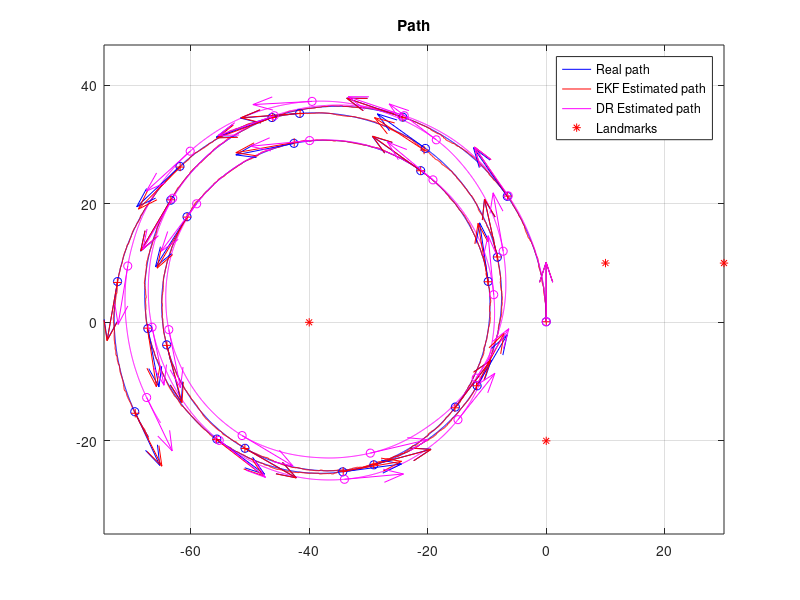
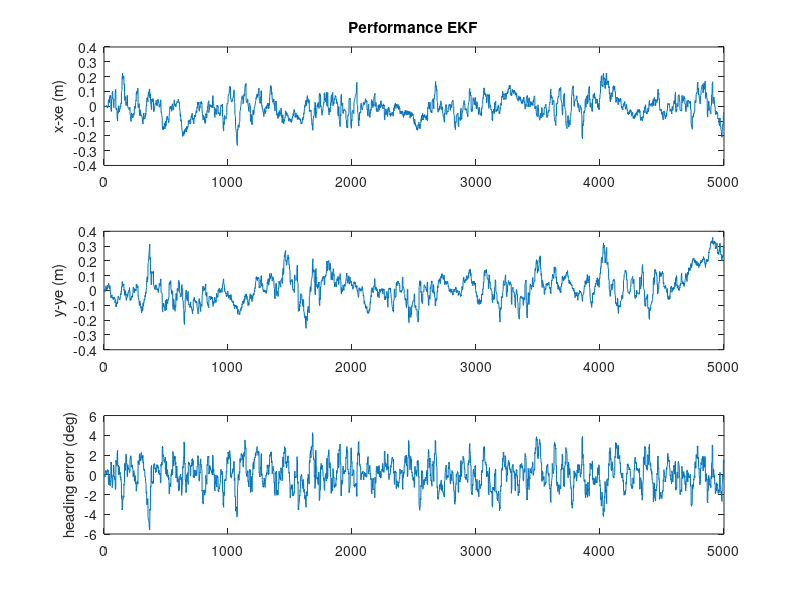
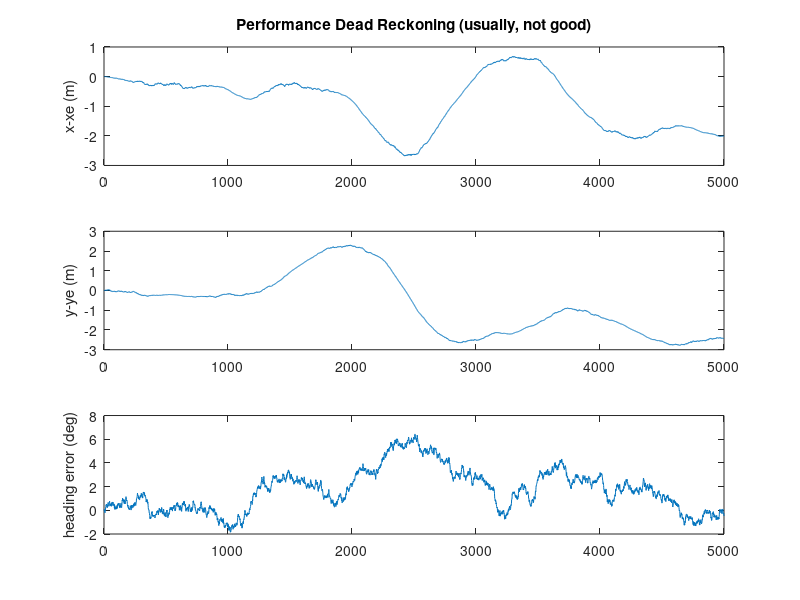

Write the MATLAB code that produced these figures, in order.
% DemoEKF.m - version 2018.1
% MRTN4010 - S1.2018
% Example using Extended Kalman Filter (EKF) for the localization problem, using LIDAR range observations.


% Note#1:
% For each "LIDAR scan" we extract the detected landmarks and then we use their ranges to update the estimated 
% states (3DoF: 2D position and heading of the platform).  
% Even frequently using "just" one range (related to some landmark) the estimator is
% able to estimate the pose (position and heading, 3DoF)!!!
% Q: How is this possible?
% A: This is because in addition to the observation model we use the process model (which correlates the states in time) as well.
% As the robot moves then we obtain several observations from different poses (and at different times).
% This system is what is said to be "Observable" 
% (its internal states can be estimated by observing its "outputs", in this case we measure the robot's distance to certain landmark/landmarks).

% it seems that having just range (1D) and certain process model we would
% be able to estimate (x,y, Phi)  (3D)! 
% analogy/question: can we do stereo vision with a perfect process model and just 1 eye? 
% analogy/question: can we do stereo vision with a "good but not perfect" process model and just 1 eye? 
% answer: YES; this problem is called "mapping" (given, approximately, out position, we estimate the position of OOIs)


% Note#2: in this simulation we run the process model at certain frequency
% (dt=50ms), however we do not assume we get measurements (for the observations) at that sample
% rate (that situation would be great!, but it is not always possible). We assume observations have a slower sample rate. This
% is to show that even for a poor system (observing at low rate) the estimation process is still good and feasible. 


%Note #3:
% You can change many things in this simulation (that is the beauty of testing things under simulations):
% 1)  the geographical distribution and number of landmarks.
% 2)  the noise's standard deviations in the inputs of the kinematic model of the vehicle
% 3)  the noise's standard deviations of range measurements
% 4)  the sampling rate of the scanner
% 5)  the inputs to the process (speed and angular rate)
% and a lot of things for experimenting!


% You will be requested, in a subsequent project, to 
%  1) Modify the update stage of the EKF for accepting bearing observations.
%  2) Adapt the Q matrix used in the prediction step, for properly
%  considering the noise that pollutes the model inputs.



% Note4:  IMPORTANT
% a) You will need to modify the EKF update stage in order to deal with the
% cases:   Bearing Only and Range+Bearing (as required in a subsequent project).

% b) you need to adapt the Q matrix in the prediction stage, in order to
% consider the noise that pollutes the inputs of the process model (speed
% and gyroZ). Follow the approach presented in the lecture notes, in file
% "MTRN4010_L06_Noise_in_the_inputs_of_ProcessModel.pdf"

%---------------------------------

% In this problem we have a kinematic model of the platform ( our "process
% model"). The inputs, u(t), of the model are 2 :
%    a)  platform's speed (measured at the middle point between the back wheels) 
%    b)  Wz (yaw/heading angular rate), measured through  IMU's gyros.


% by J. Guivant for MRTN4010's students, Session S1.2018.



function main()


% .....................................................
% Here I define the magnitude of the "noises", which I assume are present, 
% polluting mesurements, models, etc.  
% (we are simulating those noises, so we can try whatever we want.) 

% Standard deviation of the error in the angular rate sensor. 
stdDevGyro = 2*pi/180 ;        
% 2 degrees/second , standard deviation of the gyros' noise
% you have seen, when playing with our real IMU's data that, after removing the
% bias, the random error present in the gyros' measurements should be lower than 2 deg/sec.
% so, this one seems realistic.

% Standard deviation of the error in the speed's measurements
stdDevSpeed = 0.15 ;   % We simulate a lot of error!  (very difficult case). 
% Speed-meter's error = 0.15m/sec; actually, a low quality speed sensor! (it
% may be the case, in cartain terrains in which platform's traction is not good.)

% ... errors in the range measurements (25cm, standard dev.)
sdev_rangeMeasurement = 0.25 ;          % std. of noise in range measurements. 0.25m
% this is more than the error you would have with our laser scanner.

% .....................................................

% some parameters, for the simulation context.
Dt=0.05 ;                       % "sample time", 50ms
Li = 5000 ;                     % "experiment" duration, in iterations 
DtObservations=0.250 ;          % laser "sample time" (for observations), 4Hz, approximately


% .....................................................
% Here, I create a virtual map, because this program works on a simulated process.
% (in a real case you would have a real map)

% How many landmarks do you want to use?  
n_usedLanmarks = 5 ;    %it must be : 0 < n_usedLanmarks <5, but you can modify the function "CreateSomeMap()" to extend it.
% just to create some landmarks
% if you specify "n_usedLanmarks = 0", you would not have observations
% (i.e. no updates, just predictions )

global NavigationMap;
NavigationMap = CreateSomeMap(n_usedLanmarks) ;  %creates a artificial map!
% ................................................


% In variables "Xe" and "P" :These are the EKF ESTIMATES (Expected value and covariance matrix)
% Initial conditions of the estimates (identical to the real ones, as in
% the lab)( I Assume we know the initial condition of the system)
Xe = [ 0; 0;pi/2 ] ; 
P = zeros(3,3) ;            % initial quality --> perfect (covariance =zero )
% Why perfect? (BECAUSE in this case we DO ASSUME we know perfectly the initial condition)

% These are the "opn-loop" dead reckoning ESTIMATES
Xdr = [ 0; 0;pi/2 ] ;

% Some buffers to store the intermediate values during the experiment (so we can plot them, later)
Xreal_History= zeros(3,Li) ;
Xe_History= zeros(3,Li) ;
XeDR_History= zeros(3,Li) ;

% .....................................................
% I assume that every time we apply the process model to predict the evolution of the system for a 
% perdiod of time of Dt (50ms) we introduce uncertainty of 0.01m standard deviation on X, 
% similar uncertainty on Y and 1 degree (a lot!) on the heading's estimation
% Q  =zeros(3,3) ;  Q(1,1) = (0.01)^2 ; Q(2,2) =Q(1,1)  ; Q(3,3) = (1*pi/180)^2 ;
% Although you can use this proposed Q, it can be improved. Read
% "MTRN4010_L06_Noise_in_the_inputs_of_ProcessModel.pdf" in order to implement a good refinement. 

Q = diag( [ (0.01)^2 ,(0.01)^2 , (1*pi/180)^2]) ;
% Q matrix. Represent the covariance of the uncertainty about the process model.
% .....................................................


time=0 ;
% initialize the simulator of process (the "real system").
InitSimulation(stdDevSpeed,stdDevGyro,sdev_rangeMeasurement,DtObservations);
% (BTW: this is just a simulation to replace the real system, because we,
% for the moment, do not have the real system. )

clc();
disp('Running full simulation, OFF line. Please wait...');

% .....................................................    
for i=1:Li,     % loop
    
    %pause(dt) ;   % NO delay, I want to run this in a fast off-line SIMULATION, so ASAP.
    
    time = time+Dt ;    
    SimuPlatform(time,Dt);      % because NOW I do not have a real system, I simulate it.

     
    % I ask about the inputs to the Process Model.
    % The inputs I will be told are polluted versions of the real inputs.
    [Noisy_speed,Noisy_GyroZ]=GetProcessModelInputs();
    % in the real case we should measure the real inputs (gyros and speedmeter)

    % run our "open-loop" estimation (just dead-reckoning)
    Xdr    = RunProcessModel(Xdr,Noisy_speed,Noisy_GyroZ,Dt) ;
    
    
    
    
    
    % -------- THIS IS THE ACTUAL EKF! ------------------------

    % ------ EKF's prediction: applies the prediction step (i.e. Porcess model). 
    % Estimate new covariance, associated to the state after prediction
    % First , I evaluate the Jacobian matrix of the process model (see lecture notes), at X=X(k|k).
    % You should write the analytical expression on paper to understand the following line.
    J = [ [1,0,-Dt*Noisy_speed*sin(Xe(3))  ]  ; [0,1,Dt*Noisy_speed*cos(Xe(3))] ;    [ 0,0,1 ] ] ; 
    
    % then I calculate the new coveraince, after the prediction P(K+1|K) = J*P(K|K)*J'+Q ;
    P = J*P*J'+Q ;
    % ATTENTION: we need, in our case, to propose a consistent Q matrix (this is part of your assignment!)
        
    % And, here, we calculate the predicted expected value. 
    Xe    = RunProcessModel(Xe,Noisy_speed,Noisy_GyroZ,Dt) ;
    %  X(k+1|k) = f( X(k|k), u(k) )
    % in our case, we do not perfectly know u(k), but me measure them (which are noisy)
    % note: we reuse the same variable Xe (we do not need to remember X(k|k), so we overwrite it.)
    
    
    % so, here/now, the variable "Xe" contains "X^(k+1|k)"   ("X^" means "X hat", i.e. predicted expected value of X(k+1) )
    % and the variable "P" is "P(k+1|k)".
        
   % The precition step, for this iteration, is done.
 
    
    

    % .. Get range measuremens, if those are available.
    [nDetectedLandmarks,MasuredRanges,IDs]=GetObservationMeasurements();
    
    % if measurements are avaiable ==> we perform the related updates.
    if nDetectedLandmarks>0,     % any laser data and detected landmarks?
     
        % Because there are available obsevations ==> I perform EKF update\updates.
   
        % --------------- EKF update (observations)
        % Because this observation function is non-linear--> we need to get the Jacobians of h(X).
        % Jacobian for range only measurements (evaluated at the current expected value -->Xe)    
        
        % sqrt( (xi-x)^2+(yi-y)^2 ) for all the seen landmarks. I will need
        % this term for the next calculations.
        
        % for the sake of simplicity in this example, we perform an EKF update for each of the observations.
        for u=1:nDetectedLandmarks,
         
            ID = IDs(u);            % landmark ID?    (in "real life", this is provided by the "data association")
            
            % some auxiliary variables.
            eDX = (NavigationMap.landmarks(ID,1)-Xe(1)) ;      % (xu-x)
            eDY = (NavigationMap.landmarks(ID,2)-Xe(2)) ;      % (yu-y)
            eDD = sqrt( eDX*eDX + eDY*eDY ) ; %   so : sqrt( (xu-x)^2+(yu-y)^2 ) 
    
        
            % here is it. "H". I reuse some previous calculations.
            H = [  -eDX/eDD , -eDY/eDD , 0 ] ;   % Jacobian of h(X); size 1x3
        
            % the expected distances to this landmark ( "h(Xe)" )
            ExpectedRange = eDD ;   % just a coincidence: we already calculated them for the Jacobian, so I reuse it. 
        
        
            % Evaluate residual (innovation)  "Y-h(Xe)" 
            %(measured output value - expected output value)
            z  = MasuredRanges(u) - ExpectedRange ;      

            % ------ covariance of the noise/uncetainty in the measurements
            R = sdev_rangeMeasurement*sdev_rangeMeasurement*4 ;
            % I multiply by 4 because I want to be conservative and assume
            % twice the standard deviation that I believe does happen.
        
            % Some intermediate steps for the EKF (as presented in the lecture notes)
            S = R + H*P*H' ;
            iS=1/S;                 % iS = inv(S) ;   % in this case S is 1x1 so inv(S) is just 1/S
            K = P*H'*iS ;           % Kalman gain
            % ----- finally, we do it...We obtain  X(k+1|k+1) and P(k+1|k+1)
            
            Xe = Xe+K*z ;       % update the  expected value
            P = P-K*H*P ;       % update the Covariance % i.e. "P = P-P*H'*iS*H*P"  )
            % -----  individual EKF update done ...
        
            % Loop to the next observation based on available measurements..
        end;  
       
       % Here, all available EKF updates have been done.
       % which means that the variable Xe contains X^(k+1|k+1); and P is P(k+1|k+1); the
       % expected value and covariance matrix, respectively, of the POSTERIOR PDF about X(k+1)
       
       
    end;  
     
     % -------- store some current variables, to plot later, at the end. 
     Xreal_History(:,i) = GetCurrentSimulatedState() ;
     Xe_History(:,i)    = Xe ;
     XeDR_History(:,i)  = Xdr ;

end ;                           % end of while loop



fprintf('Done. Showing results, now..\n');
% now, we can see the resutls.
% PLOT some results. 
SomePlots(Xreal_History,Xe_History,XeDR_History,NavigationMap) ;


return ;        



% =========================================================================
% --- THIS IS THE PROCESS MODEL of MY SYSTEM. (it is a Kinemetic model)
    
function Xnext=RunProcessModel(X,speed,GyroZ,dt) 
    Xnext = X + dt*[ speed*cos(X(3)) ;  speed*sin(X(3)) ; GyroZ ] ;
return ;


% =========================================================================
% ========== Simulation functions - (used for simulation of "real" platform and
% for the process model of the EKF.
% When we apply the EKF on a real case, we do NOT need this part.


function [ranges,IDs] = GetMeasurementsFomNearbyLandmarks(X,map)
    
    if map.nLandmarks>0,
        dx= map.landmarks(:,1) - X(1) ;
        dy= map.landmarks(:,2) - X(2) ;
        ranges = sqrt((dx.*dx + dy.*dy)) ;
        IDs = [1:map.nLandmarks];
    else,
        IDs=[];ranges=[];
    end;
    % I simulate I measure/detect all the landmarks, however there can be
    % cases where I see just the nearby ones.
    
return ;


% here I propose some speed and angular rate inputs. 
% in real cases, they do happen, we do not propose them.
function [speed,GyroZ] = SimuControl(X,t)
    speed = 2 ;                                         % cruise speed, 2m/s  ( v ~ 7km/h)
    GyroZ = 3*pi/180 + sin(0.1*2*pi*t/50)*.02 ;         % some crazy driver moving the steering wheel...
return ;


% here I propose some map of landmarks. 
% in real cases, we do not create it, synthetically, like here.
function map = CreateSomeMap(n_used)
    n_used = max(0,min(4,n_used));      % accepts no less than 1, no more than 4. 
    
    landmarks = [  [ -40,0 ];[ -0,-20 ];[ 10,10 ] ;[ 30,10 ]  ] ;   
    % you may modify this list, in case you want to add more landmarks to the navigation map.
    
    map.landmarks = landmarks(1:n_used,:) ;
    map.nLandmarks = n_used ;
return ;





function InitSimulation(stdDevSpeed,stdDevGyro,sdev_rangeMeasurement,DtObservations)
    global ContextSimulation;
    ContextSimulation.Xreal = [ 0; 0;pi/2 ] ;     % [x;y;phi]
    ContextSimulation.stdDevSpeed = stdDevSpeed;
    ContextSimulation.stdDevGyro = stdDevGyro;
    ContextSimulation.Xreal = [0;0;pi/2];
    ContextSimulation.speed=0;
    ContextSimulation.GyroZ=0;
    ContextSimulation.sdev_rangeMeasurement=sdev_rangeMeasurement;
    ContextSimulation.DtObservations=DtObservations;
    ContextSimulation.timeForNextObservation= 0;
    ContextSimulation.CurrSimulatedTime=0;
return;


function [Noisy_speed,Noisy_GyroZ]=GetProcessModelInputs()
    % .....................................................
    % add noise to simulate real conditions
    % WHY? to be realistic. When we measure things the measurements are polluted with noise, So I simulated that situation by adding random
    % noise to the perfect measurements (the ones I get from the simulated "real" platform.
    global ContextSimulation;
    Noisy_speed =ContextSimulation.speed+ContextSimulation.stdDevSpeed*randn(1) ;
    Noisy_GyroZ =ContextSimulation.GyroZ+ContextSimulation.stdDevGyro*randn(1);
return;


% NOTE: in a subsequent project, you will apply the EKF for estimating the states of the real
% system. In such cases You DO NOT ADD ANY NOISE to the real
% measurements!!!!. We add noise, here, because we want to simulate a real
% case, always having noise polluting our measurements.


function  SimuPlatform(time,Dt)
    global ContextSimulation;    
    
    % simulate some crazy driver for the car..
    [ContextSimulation.speed,ContextSimulation.GyroZ] = SimuControl(ContextSimulation.Xreal,time) ;      % read kinematic model inputs, ideal ones
    % .........................................
    % simulate one step of the "real system":  Xreal(time)
    ContextSimulation.Xreal = RunProcessModel(ContextSimulation.Xreal,ContextSimulation.speed,ContextSimulation.GyroZ,Dt) ;
    ContextSimulation.CurrSimulatedTime = ContextSimulation.CurrSimulatedTime+Dt;
return;


function [nDetectedLandmarks,MasuredRanges,IDs]=GetObservationMeasurements(map)
    global ContextSimulation NavigationMap;       
   
    if ContextSimulation.CurrSimulatedTime<ContextSimulation.timeForNextObservation,
        % no measurements of outputs at this time.
        nDetectedLandmarks=0;
        MasuredRanges=[];
        IDs=[];
        return ; 
    end;
        
    ContextSimulation.timeForNextObservation = ContextSimulation.timeForNextObservation+ContextSimulation.DtObservations;
    
    % get simulated range measurements (actual system), in this case the
    % simulated platform.
        [RealRanges,IDs] = GetMeasurementsFomNearbyLandmarks(ContextSimulation.Xreal,NavigationMap) ;
                % ...................................................
        nDetectedLandmarks = length(RealRanges) ;
      
        
        if (nDetectedLandmarks<1)       % no detected landmarks...
            MasuredRanges=[];   IDs=[];    return ; 
        end;
        
        
        % Here I corrupt the simulated measurements by adding some random noise (to simulate the noise that would be present in the reality)
        % this is the noise:
        noiseInMeasurements= ContextSimulation.sdev_rangeMeasurement*randn(size(RealRanges));
        % here I add it to the perfect ranges' measurements
        MasuredRanges = RealRanges +  noiseInMeasurements ;
        % so MasuredRanges are the measurements polluted with
        % noise. I get the "perfect measurements" from the simulated
        % platform.
        
        % in real life they arrive already polluted!
        
 return;

 
    function X=GetCurrentSimulatedState()
        global ContextSimulation;
        X=ContextSimulation.Xreal;
        
        
     return;   

% -------------end simulation functions -----------------------------------------------


% ====================================================
% --- This is JUST for ploting the results
function SomePlots(Xreal_History,Xe_History,Xdr_History,map) ;



figure(2) ; clf ; hold on ;
plot(Xreal_History(1,:),Xreal_History(2,:),'b') ;
plot(Xe_History(1,:),Xe_History(2,:),'r') ;
plot(Xdr_History(1,:),Xdr_History(2,:),'m') ;
if (map.nLandmarks>0),   
    plot(map.landmarks(:,1),map.landmarks(:,2),'*r') ;
    legend({'Real path','EKF Estimated path','DR Estimated path','Landmarks'});
else
    legend({'Real path','EKF Estimated path','DR Estimated path'});
end;    





% show vectors, for visualizing heading, at a small number of points.
ii = [1:225:length(Xe_History(1,:))] ;
m=10;
quiver(Xreal_History(1,ii),Xreal_History(2,ii),m*cos(Xreal_History(3,ii)),m*sin(Xreal_History(3,ii)),'b','AutoScale','off','Marker','o' ) ;
quiver(Xe_History(1,ii),Xe_History(2,ii),m*cos(Xe_History(3,ii)),m*sin(Xe_History(3,ii)),'r','AutoScale','off','Marker','+') ;
quiver(Xdr_History(1,ii),Xdr_History(2,ii),m*cos(Xdr_History(3,ii)),m*sin(Xdr_History(3,ii)),'m','AutoScale','off','Marker','o' ) ;




axis equal ;

title('Path') ;
zoom on ; grid on; box on;

% --------- plot errors between EKF estimates and the real values
figure(3) ; clf ; 
Xe=Xe_History;
subplot(311) ; plot(Xreal_History(1,:)-Xe(1,:)) ;ylabel('x-xe (m)') ;
title('Performance EKF') ;
subplot(312) ; plot(Xreal_History(2,:)-Xe(2,:)) ;ylabel('y-ye (m)') ;
subplot(313) ; plot(180/pi*(Xreal_History(3,:)-Xe(3,:))) ;ylabel('heading error (deg)') ;

figure(4) ; clf ; 
Xe=Xdr_History;
subplot(311) ; plot(Xreal_History(1,:)-Xe(1,:)) ;ylabel('x-xe (m)') ;
title('Performance Dead Reckoning (usually, not good)') ;
subplot(312) ; plot(Xreal_History(2,:)-Xe(2,:)) ;ylabel('y-ye (m)') ;
subplot(313) ; plot(180/pi*(Xreal_History(3,:)-Xe(3,:))) ;ylabel('heading error (deg)') ;
Xe=[];

return ;
% -------------------------------------------------------------------------


%  Jose Guivant -  AAS -Session 1.2018
%  Questions:     email to : j.guivant@unsw.edu.au


% -------------------------------------------------------------------------


